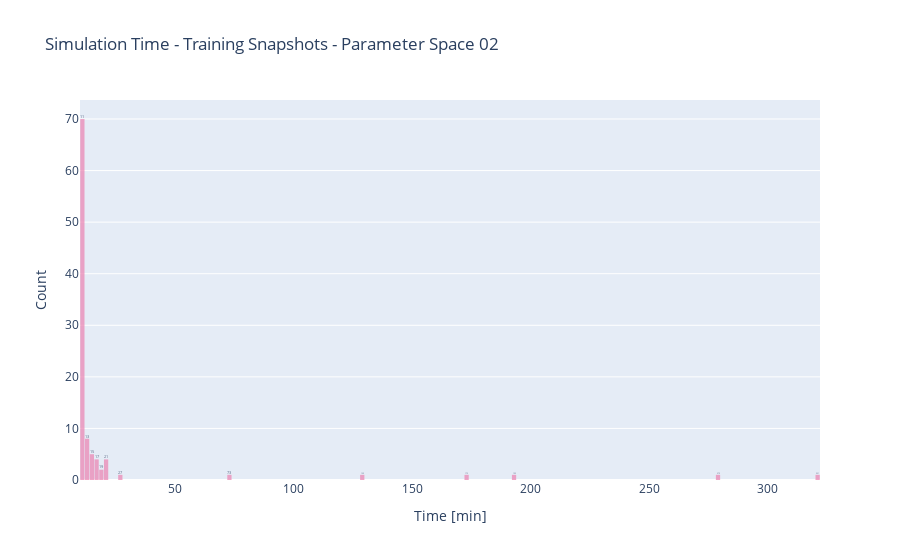

The cell this chart's notebook holds for it:
### Markdown cell above
### Simulation Time

### Code cell
fig = go.Figure(data=[go.Histogram(
    x=sim_times / 60,
    histnorm='percent',
    name='control', # name used in legend and hover labels
    xbins=dict( # bins used for histogram
        # start=-4.0,
        # end=3.0,
        size=2,
        ),
    marker_color='#EB89B5',
    opacity=0.75,
     texttemplate="%{x}"
    )])

fig.update_layout(
    title_text=f'Simulation Time - {DATA_TYPE} Snapshots - Parameter Space {PARAMETER_SPACE}', # title of plot
    xaxis_title_text='Time [min]', # xaxis label
    yaxis_title_text='Count', # yaxis label
    bargroupgap=0.1, # gap between bars of the same location coordinates
)
if IS_EXPORT:
    fig.write_html(export_folder / f"{DATA_TYPE}_SimulationTime.html")
    fig.write_image(export_folder / f"{DATA_TYPE}_SimulationTime.png")
fig.show()

### Figure 1 — Plotly figure (JSON) as saved in the notebook; plotly's stock layout.template omitted (floating-point values rounded to 4 significant figures)
{"data": [{"histnorm": "percent", "marker": {"color": "#EB89B5"}, "name": "control", "opacity": 0.75, "texttemplate": "%{x}", "type": "histogram", "x": [11.62, 12.65, 12.83, 12.28, 11.78, 12.66, 278.9, 11.43, 11.37, 11.89, 12.97, 20.5, 12.93, 11.92, 11.81, 10.97, 12.18, 11.41, 11.14, 12.21, 11.25, 11.28, 11.82, 11.68, 11.2, 11.6, 11.41, 16.6, 11.36, 11.39, 14.25, 11.71, 11.99, 14.39, 11.32, 193.9, 17.57, 18.45, 11.07, 11.02, 11.47, 320.9, 11.2, 11.33, 11.36, 11.63, 11.24, 20.59, 15.44, 11.28, 11.11, 11.65, 11.55, 11.06, 11.35, 11.36, 17.84, 11.7, 11.58, 11.31, 11.49, 21.81, 173.7, 11.47, 11.61, 11.65, 10.87, 11.15, 72.17, 11.35, 11.38, 11.63, 11.63, 11.14, 11.21, 11.28, 11.17, 20.76, 11.68, 11.72, 11.04, 11.42, 11.65, 19.82, 11.89, 26.01, 11.57, 17.67, 11.48, 11.33, 11.89, 11.07, 129.7, 15.04, 11.45, 11.3, 11.44, 11.49, 14.83, 11.45], "xbins": {"size": 2}}], "layout": {"bargroupgap": 0.1, "title": {"text": "Simulation Time - Training Snapshots - Parameter Space 02"}, "xaxis": {"title": {"text": "Time [min]"}}, "yaxis": {"title": {"text": "Count"}}}}
